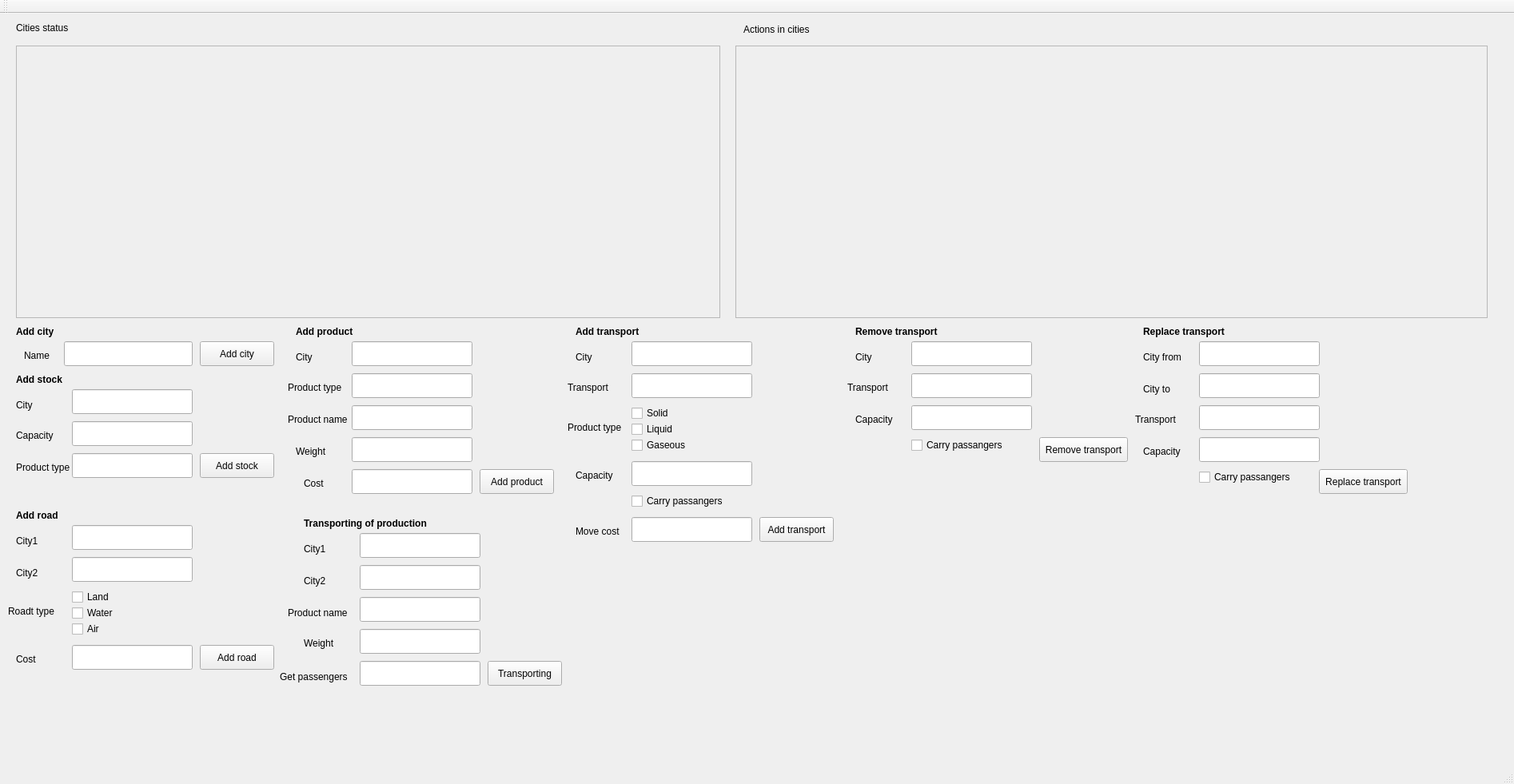
<?xml version="1.0" encoding="UTF-8"?>
<ui version="4.0">
 <class>MainWindow</class>
 <widget class="QMainWindow" name="MainWindow">
  <property name="geometry">
   <rect>
    <x>0</x>
    <y>0</y>
    <width>1894</width>
    <height>981</height>
   </rect>
  </property>
  <property name="windowTitle">
   <string>MainWindow</string>
  </property>
  <widget class="QWidget" name="centralWidget">
   <widget class="QScrollArea" name="CitiesStatus">
    <property name="geometry">
     <rect>
      <x>20</x>
      <y>40</y>
      <width>881</width>
      <height>341</height>
     </rect>
    </property>
    <property name="widgetResizable">
     <bool>true</bool>
    </property>
    <widget class="QWidget" name="scrollAreaWidgetContents">
     <property name="geometry">
      <rect>
       <x>0</x>
       <y>0</y>
       <width>879</width>
       <height>339</height>
      </rect>
     </property>
    </widget>
   </widget>
   <widget class="QLabel" name="label">
    <property name="geometry">
     <rect>
      <x>20</x>
      <y>10</y>
      <width>511</width>
      <height>16</height>
     </rect>
    </property>
    <property name="text">
     <string>Cities status</string>
    </property>
   </widget>
   <widget class="QLabel" name="label_2">
    <property name="geometry">
     <rect>
      <x>930</x>
      <y>10</y>
      <width>471</width>
      <height>20</height>
     </rect>
    </property>
    <property name="text">
     <string>Actions in cities</string>
    </property>
   </widget>
   <widget class="QLabel" name="label_3">
    <property name="geometry">
     <rect>
      <x>20</x>
      <y>390</y>
      <width>61</width>
      <height>16</height>
     </rect>
    </property>
    <property name="font">
     <font>
      <weight>75</weight>
      <bold>true</bold>
     </font>
    </property>
    <property name="text">
     <string>Add city</string>
    </property>
   </widget>
   <widget class="QLineEdit" name="city_name">
    <property name="geometry">
     <rect>
      <x>80</x>
      <y>410</y>
      <width>161</width>
      <height>31</height>
     </rect>
    </property>
   </widget>
   <widget class="QPushButton" name="add_city">
    <property name="geometry">
     <rect>
      <x>250</x>
      <y>410</y>
      <width>93</width>
      <height>31</height>
     </rect>
    </property>
    <property name="text">
     <string>Add city</string>
    </property>
   </widget>
   <widget class="QLabel" name="label_4">
    <property name="geometry">
     <rect>
      <x>20</x>
      <y>450</y>
      <width>151</width>
      <height>16</height>
     </rect>
    </property>
    <property name="font">
     <font>
      <weight>75</weight>
      <bold>true</bold>
     </font>
    </property>
    <property name="text">
     <string>Add stock</string>
    </property>
   </widget>
   <widget class="QLabel" name="label_5">
    <property name="geometry">
     <rect>
      <x>30</x>
      <y>420</y>
      <width>41</width>
      <height>16</height>
     </rect>
    </property>
    <property name="text">
     <string>Name</string>
    </property>
   </widget>
   <widget class="QLabel" name="label_6">
    <property name="geometry">
     <rect>
      <x>20</x>
      <y>480</y>
      <width>61</width>
      <height>20</height>
     </rect>
    </property>
    <property name="text">
     <string>City</string>
    </property>
    <property name="margin">
     <number>2</number>
    </property>
   </widget>
   <widget class="QLineEdit" name="toward_city">
    <property name="geometry">
     <rect>
      <x>90</x>
      <y>470</y>
      <width>151</width>
      <height>31</height>
     </rect>
    </property>
   </widget>
   <widget class="QPushButton" name="add_stock">
    <property name="geometry">
     <rect>
      <x>250</x>
      <y>550</y>
      <width>93</width>
      <height>31</height>
     </rect>
    </property>
    <property name="text">
     <string>Add stock</string>
    </property>
   </widget>
   <widget class="QLabel" name="label_7">
    <property name="geometry">
     <rect>
      <x>20</x>
      <y>560</y>
      <width>71</width>
      <height>16</height>
     </rect>
    </property>
    <property name="text">
     <string>Product type</string>
    </property>
   </widget>
   <widget class="QLineEdit" name="product_type">
    <property name="geometry">
     <rect>
      <x>90</x>
      <y>550</y>
      <width>151</width>
      <height>31</height>
     </rect>
    </property>
   </widget>
   <widget class="QLabel" name="label_8">
    <property name="geometry">
     <rect>
      <x>20</x>
      <y>520</y>
      <width>71</width>
      <height>16</height>
     </rect>
    </property>
    <property name="text">
     <string>Capacity</string>
    </property>
   </widget>
   <widget class="QLineEdit" name="stock_capacity">
    <property name="geometry">
     <rect>
      <x>90</x>
      <y>510</y>
      <width>151</width>
      <height>31</height>
     </rect>
    </property>
   </widget>
   <widget class="QLabel" name="label_14">
    <property name="geometry">
     <rect>
      <x>370</x>
      <y>420</y>
      <width>61</width>
      <height>20</height>
     </rect>
    </property>
    <property name="text">
     <string>City</string>
    </property>
    <property name="margin">
     <number>2</number>
    </property>
   </widget>
   <widget class="QLabel" name="label_15">
    <property name="geometry">
     <rect>
      <x>360</x>
      <y>460</y>
      <width>71</width>
      <height>16</height>
     </rect>
    </property>
    <property name="text">
     <string>Product type</string>
    </property>
   </widget>
   <widget class="QPushButton" name="add_product">
    <property name="geometry">
     <rect>
      <x>600</x>
      <y>570</y>
      <width>93</width>
      <height>31</height>
     </rect>
    </property>
    <property name="text">
     <string>Add product</string>
    </property>
   </widget>
   <widget class="QLineEdit" name="product_type_2">
    <property name="geometry">
     <rect>
      <x>440</x>
      <y>450</y>
      <width>151</width>
      <height>31</height>
     </rect>
    </property>
   </widget>
   <widget class="QLineEdit" name="product_name">
    <property name="geometry">
     <rect>
      <x>440</x>
      <y>490</y>
      <width>151</width>
      <height>31</height>
     </rect>
    </property>
   </widget>
   <widget class="QLineEdit" name="toward_city_2">
    <property name="geometry">
     <rect>
      <x>440</x>
      <y>410</y>
      <width>151</width>
      <height>31</height>
     </rect>
    </property>
   </widget>
   <widget class="QLabel" name="label_17">
    <property name="geometry">
     <rect>
      <x>370</x>
      <y>390</y>
      <width>151</width>
      <height>16</height>
     </rect>
    </property>
    <property name="font">
     <font>
      <weight>75</weight>
      <bold>true</bold>
     </font>
    </property>
    <property name="text">
     <string>Add product</string>
    </property>
   </widget>
   <widget class="QLabel" name="label_18">
    <property name="geometry">
     <rect>
      <x>360</x>
      <y>500</y>
      <width>81</width>
      <height>16</height>
     </rect>
    </property>
    <property name="text">
     <string>Product name</string>
    </property>
   </widget>
   <widget class="QLabel" name="label_19">
    <property name="geometry">
     <rect>
      <x>380</x>
      <y>580</y>
      <width>71</width>
      <height>16</height>
     </rect>
    </property>
    <property name="text">
     <string>Cost</string>
    </property>
   </widget>
   <widget class="QLineEdit" name="cost">
    <property name="geometry">
     <rect>
      <x>440</x>
      <y>570</y>
      <width>151</width>
      <height>31</height>
     </rect>
    </property>
   </widget>
   <widget class="QLabel" name="label_20">
    <property name="geometry">
     <rect>
      <x>370</x>
      <y>540</y>
      <width>71</width>
      <height>16</height>
     </rect>
    </property>
    <property name="text">
     <string>Weight</string>
    </property>
   </widget>
   <widget class="QLineEdit" name="weight">
    <property name="geometry">
     <rect>
      <x>440</x>
      <y>530</y>
      <width>151</width>
      <height>31</height>
     </rect>
    </property>
   </widget>
   <widget class="QLineEdit" name="toward_city_3">
    <property name="geometry">
     <rect>
      <x>790</x>
      <y>410</y>
      <width>151</width>
      <height>31</height>
     </rect>
    </property>
   </widget>
   <widget class="QLabel" name="label_21">
    <property name="geometry">
     <rect>
      <x>720</x>
      <y>570</y>
      <width>71</width>
      <height>16</height>
     </rect>
    </property>
    <property name="text">
     <string>Capacity</string>
    </property>
   </widget>
   <widget class="QLabel" name="label_22">
    <property name="geometry">
     <rect>
      <x>720</x>
      <y>390</y>
      <width>151</width>
      <height>16</height>
     </rect>
    </property>
    <property name="font">
     <font>
      <weight>75</weight>
      <bold>true</bold>
     </font>
    </property>
    <property name="text">
     <string>Add transport</string>
    </property>
   </widget>
   <widget class="QLabel" name="label_16">
    <property name="geometry">
     <rect>
      <x>720</x>
      <y>420</y>
      <width>61</width>
      <height>20</height>
     </rect>
    </property>
    <property name="text">
     <string>City</string>
    </property>
    <property name="margin">
     <number>2</number>
    </property>
   </widget>
   <widget class="QLabel" name="label_23">
    <property name="geometry">
     <rect>
      <x>710</x>
      <y>510</y>
      <width>81</width>
      <height>16</height>
     </rect>
    </property>
    <property name="text">
     <string>Product type</string>
    </property>
   </widget>
   <widget class="QLabel" name="label_24">
    <property name="geometry">
     <rect>
      <x>720</x>
      <y>640</y>
      <width>71</width>
      <height>16</height>
     </rect>
    </property>
    <property name="text">
     <string>Move cost</string>
    </property>
   </widget>
   <widget class="QLineEdit" name="transport_capacity">
    <property name="geometry">
     <rect>
      <x>790</x>
      <y>560</y>
      <width>151</width>
      <height>31</height>
     </rect>
    </property>
   </widget>
   <widget class="QLineEdit" name="move_cost">
    <property name="geometry">
     <rect>
      <x>790</x>
      <y>630</y>
      <width>151</width>
      <height>31</height>
     </rect>
    </property>
   </widget>
   <widget class="QLabel" name="label_25">
    <property name="geometry">
     <rect>
      <x>710</x>
      <y>460</y>
      <width>71</width>
      <height>16</height>
     </rect>
    </property>
    <property name="text">
     <string>Transport</string>
    </property>
   </widget>
   <widget class="QLineEdit" name="transport_name">
    <property name="geometry">
     <rect>
      <x>790</x>
      <y>450</y>
      <width>151</width>
      <height>31</height>
     </rect>
    </property>
   </widget>
   <widget class="QPushButton" name="add_transport_btn">
    <property name="geometry">
     <rect>
      <x>950</x>
      <y>630</y>
      <width>93</width>
      <height>31</height>
     </rect>
    </property>
    <property name="text">
     <string>Add transport</string>
    </property>
   </widget>
   <widget class="QCheckBox" name="checkBoxSolid">
    <property name="geometry">
     <rect>
      <x>790</x>
      <y>490</y>
      <width>81</width>
      <height>20</height>
     </rect>
    </property>
    <property name="text">
     <string>Solid</string>
    </property>
   </widget>
   <widget class="QCheckBox" name="checkBoxLiquid">
    <property name="geometry">
     <rect>
      <x>790</x>
      <y>510</y>
      <width>81</width>
      <height>20</height>
     </rect>
    </property>
    <property name="text">
     <string>Liquid</string>
    </property>
   </widget>
   <widget class="QCheckBox" name="checkBoxGaseous">
    <property name="geometry">
     <rect>
      <x>790</x>
      <y>530</y>
      <width>81</width>
      <height>20</height>
     </rect>
    </property>
    <property name="text">
     <string>Gaseous</string>
    </property>
   </widget>
   <widget class="QCheckBox" name="checkBoxPassengersAvl">
    <property name="geometry">
     <rect>
      <x>790</x>
      <y>600</y>
      <width>151</width>
      <height>20</height>
     </rect>
    </property>
    <property name="text">
     <string>Carry passangers</string>
    </property>
   </widget>
   <widget class="QScrollArea" name="CitiesActions">
    <property name="geometry">
     <rect>
      <x>920</x>
      <y>40</y>
      <width>941</width>
      <height>341</height>
     </rect>
    </property>
    <property name="widgetResizable">
     <bool>true</bool>
    </property>
    <widget class="QWidget" name="scrollAreaWidgetContents_2">
     <property name="geometry">
      <rect>
       <x>0</x>
       <y>0</y>
       <width>939</width>
       <height>339</height>
      </rect>
     </property>
    </widget>
   </widget>
   <widget class="QLabel" name="label_27">
    <property name="geometry">
     <rect>
      <x>1070</x>
      <y>420</y>
      <width>61</width>
      <height>20</height>
     </rect>
    </property>
    <property name="text">
     <string>City</string>
    </property>
    <property name="margin">
     <number>2</number>
    </property>
   </widget>
   <widget class="QLineEdit" name="toward_city_4">
    <property name="geometry">
     <rect>
      <x>1140</x>
      <y>410</y>
      <width>151</width>
      <height>31</height>
     </rect>
    </property>
   </widget>
   <widget class="QPushButton" name="remove_transport_btn">
    <property name="geometry">
     <rect>
      <x>1300</x>
      <y>530</y>
      <width>111</width>
      <height>31</height>
     </rect>
    </property>
    <property name="text">
     <string>Remove transport</string>
    </property>
   </widget>
   <widget class="QLabel" name="label_28">
    <property name="geometry">
     <rect>
      <x>1060</x>
      <y>460</y>
      <width>71</width>
      <height>16</height>
     </rect>
    </property>
    <property name="text">
     <string>Transport</string>
    </property>
   </widget>
   <widget class="QCheckBox" name="checkBoxPassengersAvl_2">
    <property name="geometry">
     <rect>
      <x>1140</x>
      <y>530</y>
      <width>151</width>
      <height>20</height>
     </rect>
    </property>
    <property name="text">
     <string>Carry passangers</string>
    </property>
   </widget>
   <widget class="QLineEdit" name="transport_capacity_2">
    <property name="geometry">
     <rect>
      <x>1140</x>
      <y>490</y>
      <width>151</width>
      <height>31</height>
     </rect>
    </property>
   </widget>
   <widget class="QLineEdit" name="transport_name_2">
    <property name="geometry">
     <rect>
      <x>1140</x>
      <y>450</y>
      <width>151</width>
      <height>31</height>
     </rect>
    </property>
   </widget>
   <widget class="QLabel" name="label_30">
    <property name="geometry">
     <rect>
      <x>1070</x>
      <y>500</y>
      <width>71</width>
      <height>16</height>
     </rect>
    </property>
    <property name="text">
     <string>Capacity</string>
    </property>
   </widget>
   <widget class="QLabel" name="label_31">
    <property name="geometry">
     <rect>
      <x>1070</x>
      <y>390</y>
      <width>151</width>
      <height>16</height>
     </rect>
    </property>
    <property name="font">
     <font>
      <weight>75</weight>
      <bold>true</bold>
     </font>
    </property>
    <property name="text">
     <string>Remove transport</string>
    </property>
   </widget>
   <widget class="QLabel" name="label_33">
    <property name="geometry">
     <rect>
      <x>1430</x>
      <y>420</y>
      <width>61</width>
      <height>20</height>
     </rect>
    </property>
    <property name="text">
     <string>City from</string>
    </property>
    <property name="margin">
     <number>2</number>
    </property>
   </widget>
   <widget class="QLineEdit" name="toward_city_5">
    <property name="geometry">
     <rect>
      <x>1500</x>
      <y>410</y>
      <width>151</width>
      <height>31</height>
     </rect>
    </property>
   </widget>
   <widget class="QPushButton" name="replace_transport_btn">
    <property name="geometry">
     <rect>
      <x>1650</x>
      <y>570</y>
      <width>111</width>
      <height>31</height>
     </rect>
    </property>
    <property name="text">
     <string>Replace transport</string>
    </property>
   </widget>
   <widget class="QLabel" name="label_34">
    <property name="geometry">
     <rect>
      <x>1420</x>
      <y>500</y>
      <width>71</width>
      <height>16</height>
     </rect>
    </property>
    <property name="text">
     <string>Transport</string>
    </property>
   </widget>
   <widget class="QCheckBox" name="checkBoxPassengersAvl_3">
    <property name="geometry">
     <rect>
      <x>1500</x>
      <y>570</y>
      <width>151</width>
      <height>20</height>
     </rect>
    </property>
    <property name="text">
     <string>Carry passangers</string>
    </property>
   </widget>
   <widget class="QLineEdit" name="transport_capacity_3">
    <property name="geometry">
     <rect>
      <x>1500</x>
      <y>530</y>
      <width>151</width>
      <height>31</height>
     </rect>
    </property>
   </widget>
   <widget class="QLineEdit" name="transport_name_3">
    <property name="geometry">
     <rect>
      <x>1500</x>
      <y>490</y>
      <width>151</width>
      <height>31</height>
     </rect>
    </property>
   </widget>
   <widget class="QLabel" name="label_36">
    <property name="geometry">
     <rect>
      <x>1430</x>
      <y>540</y>
      <width>71</width>
      <height>16</height>
     </rect>
    </property>
    <property name="text">
     <string>Capacity</string>
    </property>
   </widget>
   <widget class="QLabel" name="label_37">
    <property name="geometry">
     <rect>
      <x>1430</x>
      <y>390</y>
      <width>151</width>
      <height>16</height>
     </rect>
    </property>
    <property name="font">
     <font>
      <weight>75</weight>
      <bold>true</bold>
     </font>
    </property>
    <property name="text">
     <string>Replace transport</string>
    </property>
   </widget>
   <widget class="QLineEdit" name="toward_city_6">
    <property name="geometry">
     <rect>
      <x>1500</x>
      <y>450</y>
      <width>151</width>
      <height>31</height>
     </rect>
    </property>
   </widget>
   <widget class="QLabel" name="label_35">
    <property name="geometry">
     <rect>
      <x>1430</x>
      <y>460</y>
      <width>61</width>
      <height>20</height>
     </rect>
    </property>
    <property name="text">
     <string>City to</string>
    </property>
    <property name="margin">
     <number>2</number>
    </property>
   </widget>
   <widget class="QPushButton" name="add_road">
    <property name="geometry">
     <rect>
      <x>250</x>
      <y>790</y>
      <width>93</width>
      <height>31</height>
     </rect>
    </property>
    <property name="text">
     <string>Add road</string>
    </property>
   </widget>
   <widget class="QLineEdit" name="road_cost">
    <property name="geometry">
     <rect>
      <x>90</x>
      <y>790</y>
      <width>151</width>
      <height>31</height>
     </rect>
    </property>
   </widget>
   <widget class="QLabel" name="label_10">
    <property name="geometry">
     <rect>
      <x>20</x>
      <y>800</y>
      <width>71</width>
      <height>16</height>
     </rect>
    </property>
    <property name="text">
     <string>Cost</string>
    </property>
   </widget>
   <widget class="QLineEdit" name="city1">
    <property name="geometry">
     <rect>
      <x>90</x>
      <y>640</y>
      <width>151</width>
      <height>31</height>
     </rect>
    </property>
   </widget>
   <widget class="QLabel" name="label_11">
    <property name="geometry">
     <rect>
      <x>20</x>
      <y>620</y>
      <width>151</width>
      <height>16</height>
     </rect>
    </property>
    <property name="font">
     <font>
      <weight>75</weight>
      <bold>true</bold>
     </font>
    </property>
    <property name="text">
     <string>Add road</string>
    </property>
   </widget>
   <widget class="QLabel" name="label_12">
    <property name="geometry">
     <rect>
      <x>20</x>
      <y>650</y>
      <width>61</width>
      <height>20</height>
     </rect>
    </property>
    <property name="text">
     <string>City1</string>
    </property>
    <property name="margin">
     <number>2</number>
    </property>
   </widget>
   <widget class="QLineEdit" name="city2">
    <property name="geometry">
     <rect>
      <x>90</x>
      <y>680</y>
      <width>151</width>
      <height>31</height>
     </rect>
    </property>
   </widget>
   <widget class="QLabel" name="label_13">
    <property name="geometry">
     <rect>
      <x>20</x>
      <y>690</y>
      <width>61</width>
      <height>20</height>
     </rect>
    </property>
    <property name="text">
     <string>City2</string>
    </property>
    <property name="margin">
     <number>2</number>
    </property>
   </widget>
   <widget class="QCheckBox" name="checkBoxLand">
    <property name="geometry">
     <rect>
      <x>90</x>
      <y>720</y>
      <width>81</width>
      <height>20</height>
     </rect>
    </property>
    <property name="text">
     <string>Land</string>
    </property>
   </widget>
   <widget class="QCheckBox" name="checkBoxWater">
    <property name="geometry">
     <rect>
      <x>90</x>
      <y>740</y>
      <width>81</width>
      <height>20</height>
     </rect>
    </property>
    <property name="text">
     <string>Water</string>
    </property>
   </widget>
   <widget class="QCheckBox" name="checkBoxAir">
    <property name="geometry">
     <rect>
      <x>90</x>
      <y>760</y>
      <width>81</width>
      <height>20</height>
     </rect>
    </property>
    <property name="text">
     <string>Air</string>
    </property>
   </widget>
   <widget class="QLabel" name="label_26">
    <property name="geometry">
     <rect>
      <x>10</x>
      <y>740</y>
      <width>81</width>
      <height>16</height>
     </rect>
    </property>
    <property name="text">
     <string>Roadt type</string>
    </property>
   </widget>
   <widget class="QLabel" name="label_29">
    <property name="geometry">
     <rect>
      <x>380</x>
      <y>660</y>
      <width>61</width>
      <height>20</height>
     </rect>
    </property>
    <property name="text">
     <string>City1</string>
    </property>
    <property name="margin">
     <number>2</number>
    </property>
   </widget>
   <widget class="QLineEdit" name="city1_2">
    <property name="geometry">
     <rect>
      <x>450</x>
      <y>650</y>
      <width>151</width>
      <height>31</height>
     </rect>
    </property>
   </widget>
   <widget class="QLabel" name="label_32">
    <property name="geometry">
     <rect>
      <x>380</x>
      <y>700</y>
      <width>61</width>
      <height>20</height>
     </rect>
    </property>
    <property name="text">
     <string>City2</string>
    </property>
    <property name="margin">
     <number>2</number>
    </property>
   </widget>
   <widget class="QLabel" name="label_38">
    <property name="geometry">
     <rect>
      <x>380</x>
      <y>630</y>
      <width>201</width>
      <height>16</height>
     </rect>
    </property>
    <property name="font">
     <font>
      <weight>75</weight>
      <bold>true</bold>
     </font>
    </property>
    <property name="text">
     <string>Transporting of production</string>
    </property>
   </widget>
   <widget class="QLabel" name="label_39">
    <property name="geometry">
     <rect>
      <x>360</x>
      <y>740</y>
      <width>91</width>
      <height>20</height>
     </rect>
    </property>
    <property name="text">
     <string>Product name</string>
    </property>
   </widget>
   <widget class="QLineEdit" name="city2_2">
    <property name="geometry">
     <rect>
      <x>450</x>
      <y>690</y>
      <width>151</width>
      <height>31</height>
     </rect>
    </property>
   </widget>
   <widget class="QPushButton" name="transport_production">
    <property name="geometry">
     <rect>
      <x>610</x>
      <y>810</y>
      <width>93</width>
      <height>31</height>
     </rect>
    </property>
    <property name="text">
     <string>Transporting</string>
    </property>
   </widget>
   <widget class="QLineEdit" name="transporting_product_name">
    <property name="geometry">
     <rect>
      <x>450</x>
      <y>730</y>
      <width>151</width>
      <height>31</height>
     </rect>
    </property>
   </widget>
   <widget class="QLineEdit" name="weight_2">
    <property name="geometry">
     <rect>
      <x>450</x>
      <y>770</y>
      <width>151</width>
      <height>31</height>
     </rect>
    </property>
   </widget>
   <widget class="QLabel" name="label_40">
    <property name="geometry">
     <rect>
      <x>380</x>
      <y>780</y>
      <width>71</width>
      <height>16</height>
     </rect>
    </property>
    <property name="text">
     <string>Weight</string>
    </property>
   </widget>
   <widget class="QLineEdit" name="count_passengers">
    <property name="geometry">
     <rect>
      <x>450</x>
      <y>810</y>
      <width>151</width>
      <height>31</height>
     </rect>
    </property>
    <property name="text">
     <string/>
    </property>
   </widget>
   <widget class="QLabel" name="label_41">
    <property name="geometry">
     <rect>
      <x>350</x>
      <y>820</y>
      <width>91</width>
      <height>20</height>
     </rect>
    </property>
    <property name="text">
     <string>Get passengers</string>
    </property>
   </widget>
  </widget>
  <widget class="QMenuBar" name="menuBar">
   <property name="geometry">
    <rect>
     <x>0</x>
     <y>0</y>
     <width>1894</width>
     <height>26</height>
    </rect>
   </property>
  </widget>
  <widget class="QToolBar" name="mainToolBar">
   <attribute name="toolBarArea">
    <enum>TopToolBarArea</enum>
   </attribute>
   <attribute name="toolBarBreak">
    <bool>false</bool>
   </attribute>
  </widget>
  <widget class="QStatusBar" name="statusBar"/>
 </widget>
 <layoutdefault spacing="6" margin="11"/>
 <resources/>
 <connections/>
</ui>
